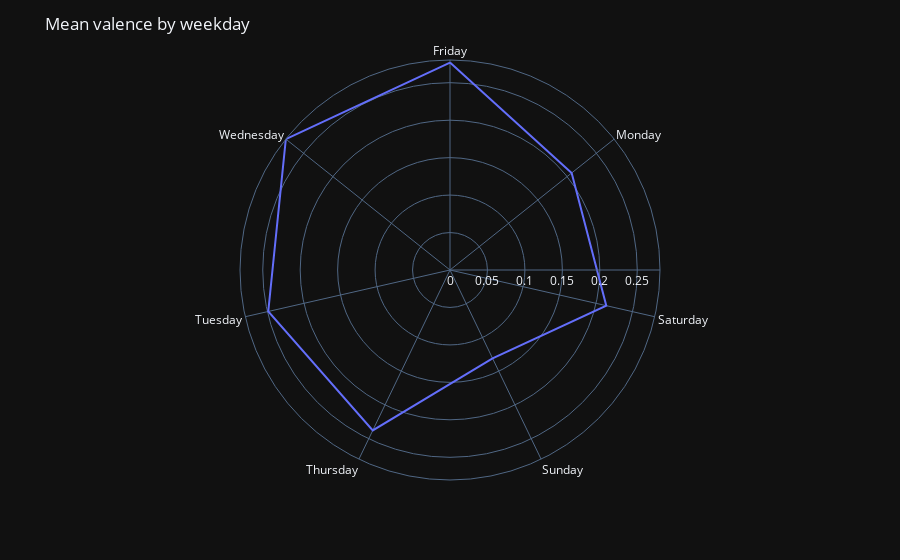

The notebook cell this image was saved under:
### Code cell
import plotly.express as px
import calendar

df = results.copy()
print(df['endTime'])
df['endTime'] = df['endTime'].apply(lambda x: x.split(" ")[0])
df['endTime'] = pd.to_datetime(df['endTime'])
print(df['endTime'])
df = df.set_index('endTime')
df = df.groupby(pd.Grouper(freq='d')).mean()
df['endTime'] = df.index
df['endTime_str'] = df['endTime'].apply(lambda x: calendar.day_name[x.weekday()])
df = df.groupby(['endTime_str']).mean()

print(df)

df['endTime_str'] = df.index


fig = px.line_polar(df, r='valence', theta='endTime_str', line_close=True, labels=["valence, endTime"])
fig.update_layout(showlegend=True, template="plotly_dark", title="Mean valence by weekday")
fig.show()

### Figure 1 — Plotly figure (JSON) as saved in the notebook; plotly's stock layout.template omitted (floating-point values rounded to 4 significant figures)
{"data": [{"hovertemplate": "valence=%{r}<br>endTime_str=%{theta}<extra></extra>", "legendgroup": "", "line": {"color": "#636efa", "dash": "solid"}, "marker": {"symbol": "circle"}, "mode": "lines", "name": "", "r": [0.2769, 0.2078, 0.214, 0.131, 0.2376, 0.2489, 0.2804, 0.2769], "showlegend": false, "subplot": "polar", "theta": ["Friday", "Monday", "Saturday", "Sunday", "Thursday", "Tuesday", "Wednesday", "Friday"], "type": "scatterpolar"}], "layout": {"legend": {"tracegroupgap": 0}, "margin": {"t": 60}, "polar": {"angularaxis": {"direction": "clockwise", "rotation": 90}, "domain": {"x": [0, 1], "y": [0, 1]}}, "showlegend": true, "title": {"text": "Mean valence by weekday"}}}
